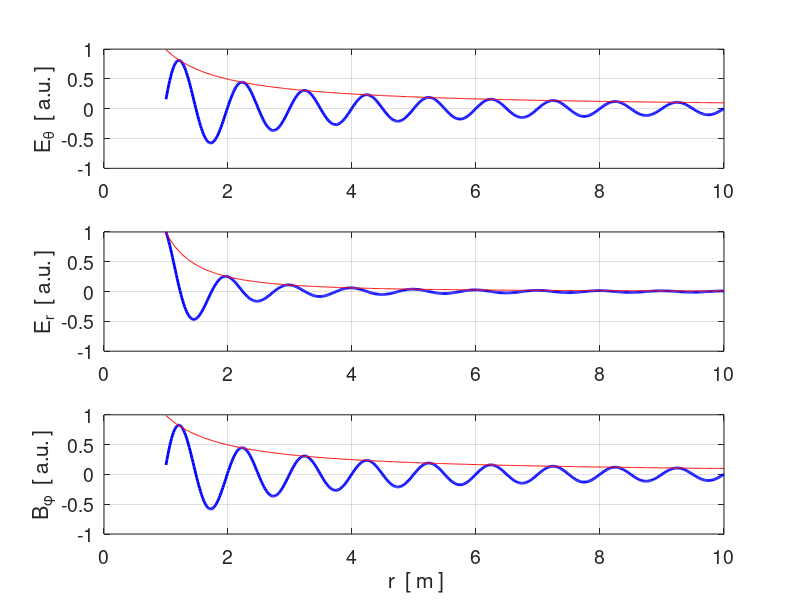
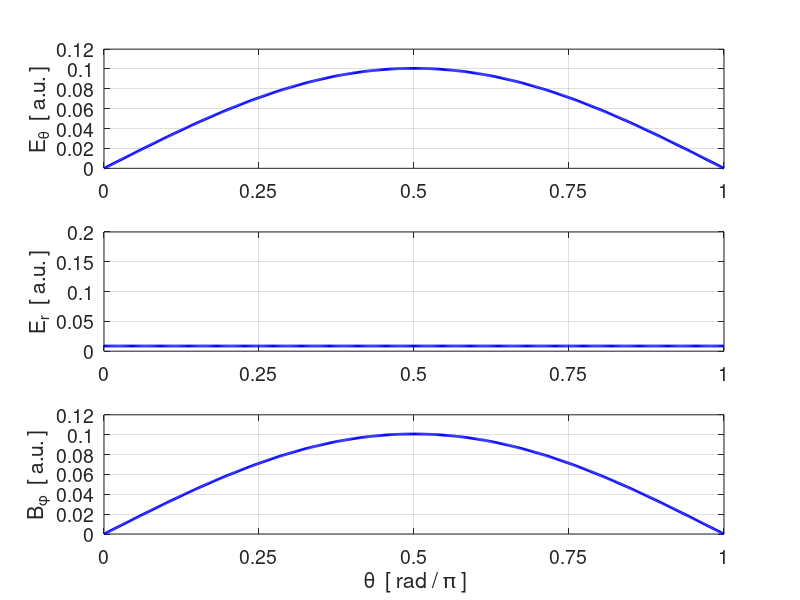

Recreate these plots in MATLAB, in order.
% cemEDR04.m

% ELECTRIC DIPOLE RADIATION
%   GENERATION OF ELECTROMAGNETIC WAVES
%   Dipole in Z direction

% Ian Cooper
% email: matlabvisualphysics@gmail.com
% 220815 / Matlab version R2021b

% DOING PHYSICS WITH MATLAB 
%    https://d-arora.github.io/Doing-Physics-With-Matlab/
% Notes
%    https://d-arora.github.io/Doing-Physics-With-Matlab/mpDocs/cemEDR.htm
% SCRIPTS
%    https://github.com/D-Arora/Doing-Physics-With-Matlab/tree/master/mpScripts
%    https://drive.google.com/drive/u/3/folders/1j09aAhfrVYpiMavajrgSvUMc89ksF9Jb


close all
clc
clear

% Speed of light
 c = 2.99792458e8;
% wavelength wL / propagation constant k /
% freq f / period / ang freq  w / w*t
  wL =  1;
  k = 2*pi/wL;
  f = c/wL;
  T = 1/f;
  w = 2*pi*f;

% ===================================================================
% E & B FIELD CALCULATIONS  as function of radial displacement
 t = 0e-9;
 th = pi/2;

 N = 599;
 r1 = 1; r2 = 10;
 r = linspace(r1,r2,N);

 kr = k.*r;
 wt = w*t;
 ph = 1i.*(kr - wt);


  Er   = (1 + 1i./kr).*exp(ph)./r.^2;
  Eth  = sin(th).*(1i./kr.^2 + 1./kr - 1i) .* exp(ph)./r;
  Bphi = sin(th).*(1./kr - 1i).*exp(ph)./r;

  
% GRAPHICS
figure(1)
  set(gcf,'Units','normalized');
  set(gcf,'Position',[0.1 0.1 0.20,0.50])
  
subplot(3,1,1)
  xP = r; yP = real(Eth);
  plot(xP,yP,'b','linewidth',2)
  hold on
  yP = 0.99./r;
  plot(xP,yP,'r')
  grid on; box on
  ylabel('E_\theta  [ a.u. ]')
  xticks(0:2:10)
  set(gca,'FontSize',14)

subplot(3,1,2)
  xP = r; yP = real(Er);
  plot(xP,yP,'b','linewidth',2)
  hold on
  yP = 0.99./r.^2;
  plot(xP,yP,'r')
  grid on; box on
  ylabel('E_r  [ a.u. ]')
  xticks(0:2:10)
  set(gca,'FontSize',14)

subplot(3,1,3)
  xP = r; yP = real(Bphi);
  plot(xP,yP,'b','linewidth',2)
  hold on
  yP = 0.99./r;
  plot(xP,yP,'r')
  grid on; box on
  xlabel(' r  [ m ]'); ylabel('B_\phi  [ a.u. ]')
  xticks(0:2:10)
  set(gca,'FontSize',14)  


% ===================================================================
% E & B FIELD CALCULATIONS  as function of polar angle theta
 t = 0e-9;
 r = 8.15; %4.15; %8.15;

 N = 599; th1 = 0; th2 = pi;
 th = linspace(th1,th2,N);

 kr = k.*r;
 wt = w*t;
 ph = 1i.*(kr - wt);

 Er   = ones(1,N).*(1 + 1i./kr).*exp(ph)./r.^2;
 Eth  = sin(th).*(1i./kr.^2 + 1./kr - 1i) .* exp(ph)./r;
 Bphi = sin(th).*(1./kr - 1i).*exp(ph)./r;

% GRAPHICS
figure(2)
  set(gcf,'Units','normalized');
  set(gcf,'Position',[0.50 0.1 0.20,0.50])
  
subplot(3,1,1)
  hold on
  xP = th./pi; yP = real(Eth);
  plot(xP,yP,'b','linewidth',2)
  grid on; box on
  ylabel('E_\theta  [ a.u. ]')
  xticks(0:0.25:1)
  set(gca,'FontSize',14)

subplot(3,1,2)
  hold on
  xP = th./pi; yP = real(Er);
  plot(xP,yP,'b','linewidth',2)
  grid on; box on
  ylabel('E_r  [ a.u. ]')
  xticks(0:0.25:1)
  ylim([0 0.2])
  set(gca,'FontSize',14)

subplot(3,1,3)
  hold on
  xP = th./pi; yP = real(Bphi);
  plot(xP,yP,'b','linewidth',2)
  grid on; box on
  xlabel(' \theta  [ rad / \pi ]'); ylabel('B_\phi  [ a.u. ]')
  xticks(0:0.25:1)
  set(gca,'FontSize',14) 
